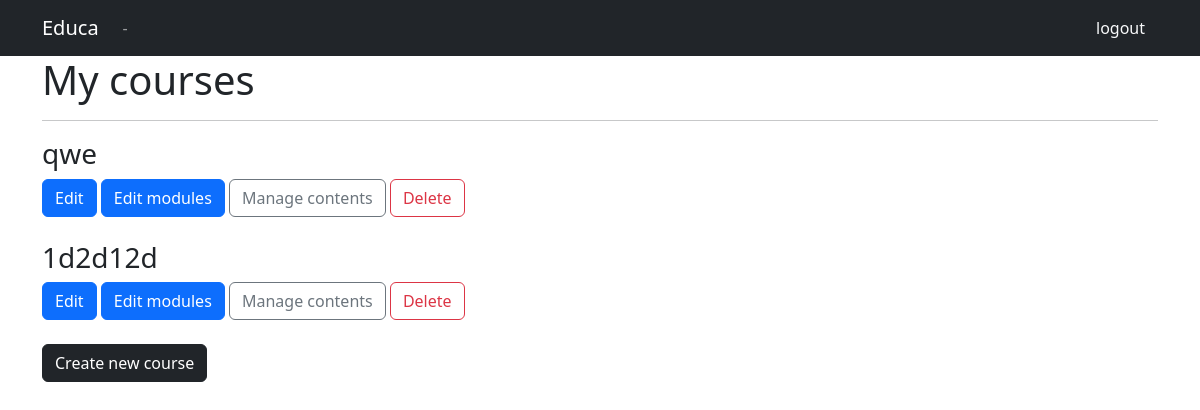
The page /course/mine/ (signed in) on the database as committed earlier.
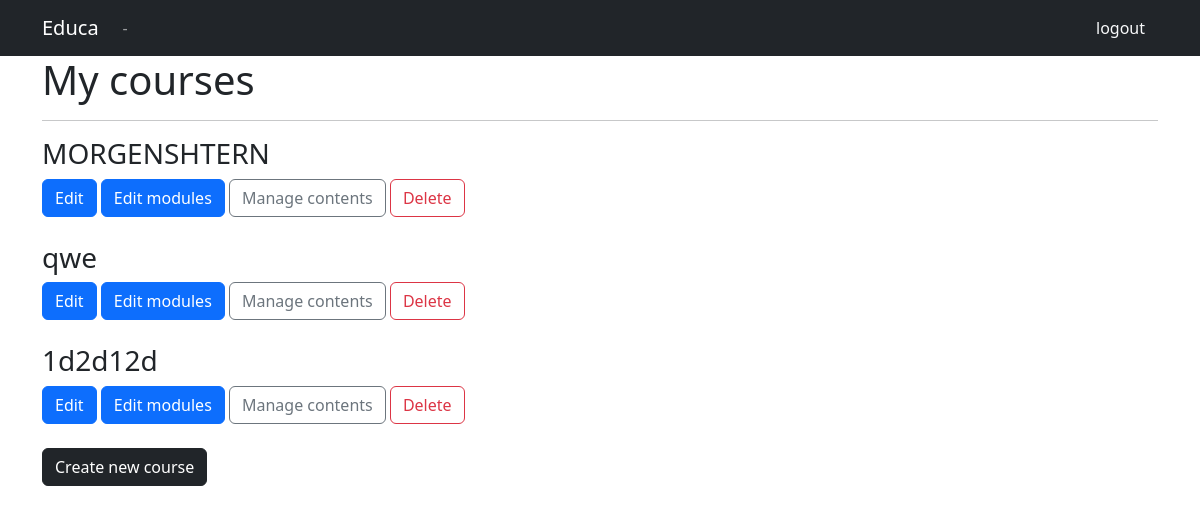
The same page on the database as committed later.
### courses/models.py (models this page shows, shortened)
class Course(models.Model):
    owner = models.ForeignKey(User, related_name='courses_created', on_delete=models.CASCADE)
    subject = models.ForeignKey(Subject, related_name='courses', on_delete=models.CASCADE)
    title = models.CharField(max_length=200)
    slug = models.SlugField(max_length=200, unique=True)
    overview = models.TextField()
    created = models.DateTimeField(auto_now_add=True)
    students = models.ManyToManyField(User, related_name='courses_joined', blank=True)
    class Meta:
        ordering = ['-created']

### courses/views.py (the view)
# urls.py: path('mine/', views.ManageCourseListView.as_view(), name='manage_course_list'),
class ManageCourseListView(OwnerCourseMixin, ListView):
    template_name = 'courses/manage/course/list.html'

### courses/views.py (called while the page is built)
    def get_queryset(self):
        qs = super(OwnerMixin, self).get_queryset()
        return qs.filter(owner=self.request.user)

### courses/templates/courses/manage/course/list.html (shortened to what this page needs)
{% extends "base.html" %}
{% block content %}
    <div class="container">
        <h1>My courses</h1><hr>
        {% for course in object_list %}
            <div class="pb-4 float-top">
                <h3>{{ course.title }}</h3>
                    <a href="{% url "course_edit" course.id %}" class="btn btn-primary">Edit</a>
                    <a href="{% url "course_module_update" course.id %}" class="btn btn-primary">Edit modules</a>
                    {% if course.modules.count > 0 %}
                        <a href="{% url "module_content_list" course.modules.first.id %}" class="btn btn-outline-secondary"> Manage contents</a>
                    {% endif %}
                <a href="{% url "course_delete" course.id %}" class="btn btn-outline-danger">Delete</a>
            </div>
            {% empty %}
            <p>You haven't created any courses yet.</p>
        {% endfor %}
        <a href="{% url "course_create" %}" class="btn btn-dark">Create new course</a>
    </div>
{% endblock %}

Rows that differ between the two databases and show on the page:
added Course: title "MORGENSHTERN", shows "Manage contents"
